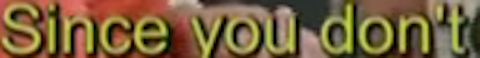
#> input picture Introduction/images/ocr-noise-text-1.png, 480 x 58 px
$ python OCR.py --image images/ocr-noise-text-1.png
#> lines starting #> are read from the running program, lines starting #| are printed output that depends on the picture; after the words box and inside, x2 and y2 are one past the last pixel; in counts of white or black regions, pixels touching at a corner belong together
from PIL import Image
import pytesseract
import argparse
import cv2
import os

ap = argparse.ArgumentParser()
ap.add_argument("-i", "--image", required=True, help="path to image that will be processed by OCR / tesseract")
ap.add_argument("-p", "--preprocess", type=str, default="thresh", help="preprocessing method that is applied to the image")
args = vars(ap.parse_args())


# The image is loaded into memory – Python kernel
image = cv2.imread(args["image"])
#> image is the input picture: shape (58, 480, 3); mean B, G, R 59.3, 95.9, 118.3
# Convert to grayscale
gray = cv2.cvtColor(image, cv2.COLOR_BGR2GRAY)
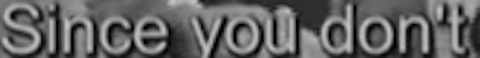
#> gray: shape (58, 480); min 0, max 197, mean 98.4

# preprocess the image
if args["preprocess"] == "thresh": gray = cv2.threshold(gray, 0, 255, cv2.THRESH_BINARY | cv2.THRESH_OTSU)[1]
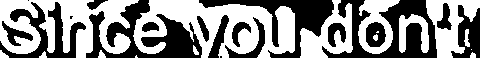
#> gray: shape (58, 480); 53.6% white; 18 black regions (3 under 20 px), largest, box (x1, y1, x2, y2) and area: (86, 0, 202, 58) 2932, (322, 0, 437, 58) 2865, (199, 0, 334, 58) 2185

# blur the image to remove noise
elif args["preprocess"] == "blur": gray = cv2.medianBlur(gray, 3)

# write the new grayscale image to disk
filename = "{}.png".format(os.getpid())
cv2.imwrite(filename, gray)


# load the image as a PIL/Pillow image, apply OCR
#> (the run stopped early here; a loop or call above may not have finished)
